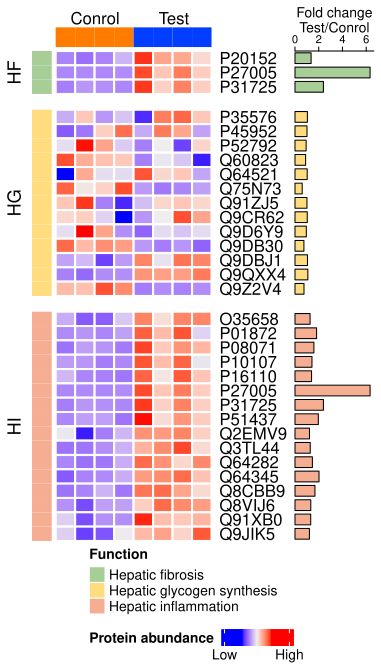

Generate this figure with R:
####注意此代码需要手动调整通路及颜色！！！主要是通路名称无法固定：变量名是name和color
pacman::p_load("lmbio","ComplexHeatmap")
outname <- ""
group <- readdata("data.xlsx",1)
group$Accession <- gsub(":.*","",group$`蛋白:基因`)
#data <- readdata("差异蛋白筛选结果.xlsx",3)
data <- readdata("预处理数据.xlsx",1)
sam <- readdata("sample_information.xlsx")
compare <- readdata("sample_information.xlsx",2)[1,1]
case <- gsub("/.*","",compare)
control <- gsub(".*/","",compare)
casesamp <- sam$样品编号[grepl(case,sam$样品分组)]
consamp <- sam$样品编号[grepl(control,sam$样品分组)]
anngroup <- c(rep(control,length(consamp)),rep(case,length(casesamp)))
heatdata <- merge(group,data[c('Accession',consamp,casesamp,"FC")],by="Accession")
name <- c("FAM","Other")
name <- c("CM","LAM","BAM")
name <- c("HI","HF","HG")
names(name) <- c("Fatty acid metabolism","Other lipid metabolism")
names(name) <- c("Cholesterol metabolism","Linoleic acid metabolism","Bile acid metabolism")
names(name) <- c("Hepatic inflammation","Hepatic fibrosis","Hepatic glycogen synthesis")
heatdata$ID <- str_replace_all(heatdata$Pathway,name)
heatdata1 <- rbind(subset(heatdata,heatdata$ID==name[1]),
                   subset(heatdata,heatdata$ID==name[2])
                   ,subset(heatdata,heatdata$ID==name[3])
                   )
heatdf <- heatdata1[c(consamp,casesamp)]
rownames(heatdf) <- paste0(heatdata1$`蛋白:基因`,"-",heatdata1$ID)
color <- c("#5D9AD4","#BDBDBD")
color <- c("#F5AE92","#A8CE97","#FFDD7E")
names(color) <- names(name)
groupcol <- c("#023EFF","#FF7C00")
names(groupcol) <- c(case,control)
heatdata1$color <- str_replace_all(heatdata1$Pathway,color)
anno_right <-  HeatmapAnnotation(
  barplot = anno_barplot(
    heatdata1$FC, 
    bar_width = 0.75,
    axis = TRUE,
    gp = gpar(col = "black", fill = heatdata1$color), 
    border = FALSE,
    axis_param = list(labels_rot = 0,
                      labels = paste0("Fold change/n",case,"/",control),
                      side = "top"),
    width = unit(2, "cm")
  ), show_annotation_name = FALSE,which = "row")

lgd <- Legend(at = c(0, 0.5, 1), direction = "horizontal",
  labels = c("low",  "high"),
  labels_gp = gpar(col = "red", font = 3)
)
anno_top <- HeatmapAnnotation(
                          foo = anno_empty(
                            border = FALSE, 
                            # 计算空白注释的宽度
                            height = unit(5, "mm"),
                            width = max_text_width(unlist(c(control,case))) + unit(2, "mm")),
                          bar=anngroup,#列注释
                          border = F,
                          show_legend = F,
                          show_annotation_name = F,
                          col = list(bar =groupcol))
anno_left <- HeatmapAnnotation(Function=heatdata1$Pathway,#列注释
                               border = F,
                               show_annotation_name = F,
                               width = unit(5, "mm"),
                               col = list(Function =color),
                           which = "row")
a <- pheatmap(heatdf,scale = "row")
heatdf <- as.data.frame(a@matrix)
ht_list <- Heatmap(heatdf,
                   name="Protein abundance",
                   row_split = heatdata1$ID,
        row_gap = unit(4, "mm"),
        show_column_names = F,
        cluster_rows = F,cluster_columns = F,
        top_annotation = anno_top,
        left_annotation = anno_left,
        heatmap_width = unit(1, "npc"),
        heatmap_height = unit(1, "npc"),
        heatmap_legend_param = list(
          at = c(-4,  4),
          labels = c("Low",  "High"),
          legend_height = unit(4, "cm"),
          direction = "horizontal",
          title_position = "lefttop"
        ),
        rect_gp = gpar(col= "white",lwd = 2))+
  rowAnnotation(text = anno_text(heatdata1$Accession)) + 
  anno_right
pdf(paste0(outname,".pdf"), width = 3.81, height =6.68)
#grid.newpage()
draw(ht_list, merge_legend = TRUE, 
     annotation_legend_side = "bottom",
     heatmap_legend_side = "bottom")
#list_components()
###以下为添加分组标签，需要手动调整！
decorate_annotation(
    "foo", 
    grid.text(
      c(control,case)[[1]], 
      x = unit(10, "mm"),
      y=unit(3.5,"mm"),
      gp = gpar(
        col = "black"
      ),
      just = "top"))+
decorate_annotation(
    "foo", 
    grid.text(
      c(control,case)[[2]], 
      x = unit(30, "mm"),
      y=unit(3.5,"mm"),
      gp = gpar(
        col = "black"
      ),
      just = "top"))+
  decorate_annotation(
    "barplot", 
    grid.text(
      paste0("Fold change\n",case,"/",control), 
      x = unit(10, "mm"),
      y=unit(22,"mm"),
      gp = gpar(fontsize=10,
        col = "black"
      ),
      just = "top"))
dev.off()
###数据保存
out <- as.data.frame(cbind(rownames(heatdf),heatdf))
names(out)[1] <- "Accession"
out[-1] <- as.numeric(as.matrix(out[-1]))
savexlsx(list("输入数据"=heatdata1[c("Accession","蛋白:基因","Pathway",c(consamp,casesamp),"FC")],
              "绘图数据"=out),paste0(outname,".xlsx"))
grid.newpage()
